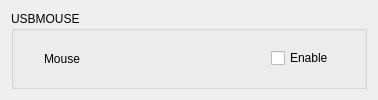
     <widget class="QWidget" name="page_USBMOUSE">
      <layout class="QVBoxLayout" name="verticalLayout_20">
       <item>
        <widget class="QGroupBox" name="Sreen_USBMOUSE">
         <property name="font">
          <font>
           <weight>50</weight>
           <bold>false</bold>
          </font>
         </property>
         <property name="title">
          <string>USBMOUSE</string>
         </property>
         <property name="flat">
          <bool>true</bool>
         </property>
         <property name="checkable">
          <bool>false</bool>
         </property>
         <layout class="QHBoxLayout" name="horizontalLayout_13">
          <property name="leftMargin">
           <number>30</number>
          </property>
          <property name="rightMargin">
           <number>30</number>
          </property>
          <item>
           <widget class="QLabel" name="label_38">
            <property name="text">
             <string>Mouse   </string>
            </property>
           </widget>
          </item>
          <item>
           <spacer name="horizontalSpacer_14">
            <property name="orientation">
             <enum>Qt::Horizontal</enum>
            </property>
            <property name="sizeHint" stdset="0">
             <size>
              <width>175</width>
              <height>20</height>
             </size>
            </property>
           </spacer>
          </item>
          <item>
           <widget class="QCheckBox" name="Sreen_USBMOUSE_Enable_Bool_IsChecked">
            <property name="text">
             <string>Enable</string>
            </property>
           </widget>
          </item>
         </layout>
        </widget>
       </item>
      </layout>
     </widget>
